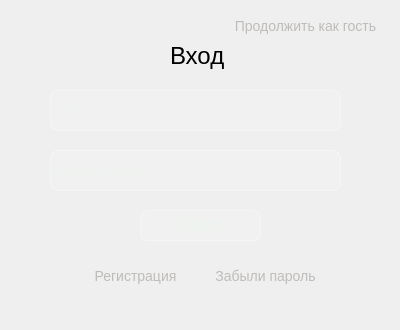
<?xml version="1.0" encoding="UTF-8"?>
<ui version="4.0">
 <class>Dialog</class>
 <widget class="QDialog" name="Dialog">
  <property name="geometry">
   <rect>
    <x>0</x>
    <y>0</y>
    <width>400</width>
    <height>330</height>
   </rect>
  </property>
  <property name="windowTitle">
   <string>Dialog</string>
  </property>
  <property name="styleSheet">
   <string notr="true">background-color: qlineargradient(spread:pad, x1:1, y1:1, x2:0, y2:0,
    stop:0 rgba(20, 65, 30, 255),
    stop:0.427447 rgba(35, 95, 55, 235),
    stop:1 rgba(110, 160, 90, 255));</string>
  </property>
  <widget class="QPushButton" name="pushButton_Login">
   <property name="geometry">
    <rect>
     <x>140</x>
     <y>210</y>
     <width>121</width>
     <height>31</height>
    </rect>
   </property>
   <property name="styleSheet">
    <string notr="true">background-color: rgba(255, 255, 255, 0.15);
color: rgb(235, 245, 235);
border: 1px solid rgba(255, 255, 255, 0.35);
border-radius: 8px;
font-size: 16px;</string>
   </property>
   <property name="text">
    <string>Войти</string>
   </property>
  </widget>
  <widget class="QLabel" name="label">
   <property name="geometry">
    <rect>
     <x>170</x>
     <y>40</y>
     <width>61</width>
     <height>31</height>
    </rect>
   </property>
   <property name="styleSheet">
    <string notr="true">background-color: none;
font-size: 24px;</string>
   </property>
   <property name="text">
    <string>Вход</string>
   </property>
  </widget>
  <widget class="QPushButton" name="pushButton_Register">
   <property name="geometry">
    <rect>
     <x>80</x>
     <y>260</y>
     <width>111</width>
     <height>31</height>
    </rect>
   </property>
   <property name="styleSheet">
    <string notr="true">background-color: none;
color: rgb(190, 188, 184);
border: none;
font-size: 14px</string>
   </property>
   <property name="text">
    <string>Регистрация</string>
   </property>
  </widget>
  <widget class="QPushButton" name="pushButton_ForgetPass">
   <property name="geometry">
    <rect>
     <x>210</x>
     <y>260</y>
     <width>111</width>
     <height>31</height>
    </rect>
   </property>
   <property name="styleSheet">
    <string notr="true">background-color: none;
color: rgb(190, 188, 184);
border: none;
font-size: 14px</string>
   </property>
   <property name="text">
    <string>Забыли пароль</string>
   </property>
  </widget>
  <widget class="QLineEdit" name="lineEdit_Login">
   <property name="geometry">
    <rect>
     <x>50</x>
     <y>90</y>
     <width>291</width>
     <height>41</height>
    </rect>
   </property>
   <property name="styleSheet">
    <string notr="true">background-color: rgba(255, 255, 255, 0.15);
color: rgb(235, 245, 235);
border: 1px solid rgba(255, 255, 255, 0.35);
border-radius: 8px</string>
   </property>
   <property name="placeholderText">
    <string>Введите логин:</string>
   </property>
  </widget>
  <widget class="QLineEdit" name="lineEdit_Password">
   <property name="geometry">
    <rect>
     <x>50</x>
     <y>150</y>
     <width>291</width>
     <height>41</height>
    </rect>
   </property>
   <property name="styleSheet">
    <string notr="true">background-color: rgba(255, 255, 255, 0.15);
color: rgb(235, 245, 235);
border: 1px solid rgba(255, 255, 255, 0.35);
border-radius: 8px</string>
   </property>
   <property name="placeholderText">
    <string>Введите пароль:</string>
   </property>
  </widget>
  <widget class="QPushButton" name="pushButton_ForgetPass_2">
   <property name="geometry">
    <rect>
     <x>230</x>
     <y>10</y>
     <width>151</width>
     <height>31</height>
    </rect>
   </property>
   <property name="styleSheet">
    <string notr="true">background-color: none;
color: rgb(190, 188, 184);
border: none;
font-size: 14px</string>
   </property>
   <property name="text">
    <string>Продолжить как гость</string>
   </property>
  </widget>
 </widget>
 <resources/>
 <connections/>
</ui>
